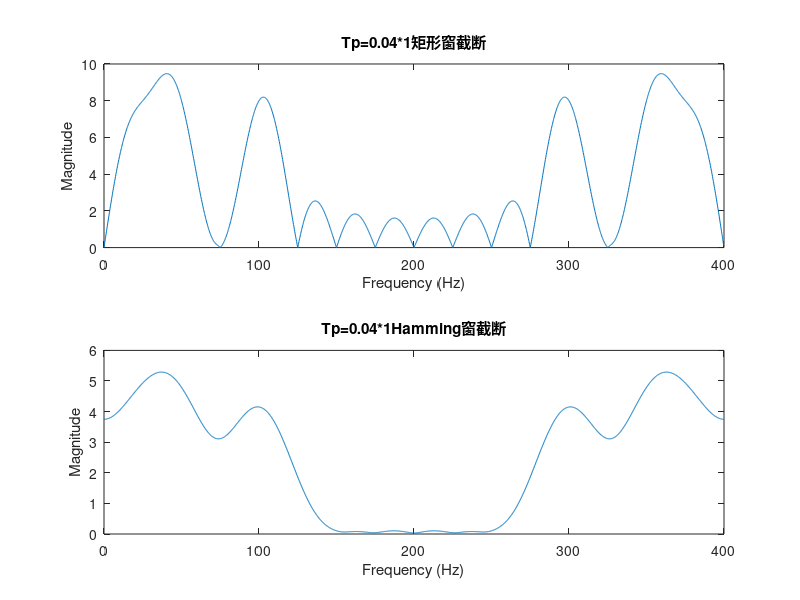

The MATLAB script that drew this image:

fs = 400; % 采样频率
T = 1/fs; % 采样周期
% 信号定义
t = 0:T:1-T; % 时间序列
xa = cos(200*pi*t) + sin(100*pi*t) + cos(50*pi*t); % 连续信号
% 选择截取时间长度
Tp = 0.04; % 截取时间长度
N = fs * Tp; % 采样点数
% 矩形窗函数
w_rect = ones(1, N);
% Hamming窗函数
w_hamming = hamming(N);
% 截取并加窗
x_rect = xa(1:N) .* w_rect;
x_hamming = xa(1:N) .* w_hamming';
% 进行2048点DFT计算
X_rect = fft(x_rect, 2048);
X_hamming = fft(x_hamming, 2048);
% 频率坐标
f = (0:2047)*(fs/2048);
% 绘制频谱
figure;
subplot(2, 1, 1);
plot(f, abs(X_rect));
title('Tp=0.04*1矩形窗截断');
xlabel('Frequency (Hz)');
ylabel('Magnitude');
subplot(2, 1, 2);
plot(f, abs(X_hamming));
title('Tp=0.04*1Hamming窗截断');
xlabel('Frequency (Hz)');
ylabel('Magnitude');